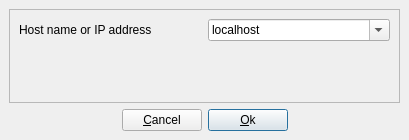
<ui version="4.0" >
 <class>ApfHostSelectDialog</class>
 <widget class="QDialog" name="ApfHostSelectDialog" >
  <property name="geometry" >
   <rect>
    <x>0</x>
    <y>0</y>
    <width>409</width>
    <height>140</height>
   </rect>
  </property>
  <property name="windowTitle" >
   <string>Host selection</string>
  </property>
  <property name="windowIcon" >
   <iconset>../../../../apf/general/generalResources/iconsAndGraphics/armadeusIcon_50x50.png</iconset>
  </property>
  <layout class="QGridLayout" >
   <property name="margin" >
    <number>9</number>
   </property>
   <property name="spacing" >
    <number>6</number>
   </property>
   <item row="1" column="0" >
    <layout class="QHBoxLayout" >
     <property name="margin" >
      <number>0</number>
     </property>
     <property name="spacing" >
      <number>6</number>
     </property>
     <item>
      <spacer>
       <property name="orientation" >
        <enum>Qt::Horizontal</enum>
       </property>
       <property name="sizeHint" >
        <size>
         <width>40</width>
         <height>20</height>
        </size>
       </property>
      </spacer>
     </item>
     <item>
      <widget class="QPushButton" name="cancelButton" >
       <property name="text" >
        <string>&amp;Cancel</string>
       </property>
      </widget>
     </item>
     <item>
      <widget class="QPushButton" name="okButton" >
       <property name="text" >
        <string>&amp;Ok</string>
       </property>
       <property name="default" >
        <bool>true</bool>
       </property>
      </widget>
     </item>
     <item>
      <spacer>
       <property name="orientation" >
        <enum>Qt::Horizontal</enum>
       </property>
       <property name="sizeHint" >
        <size>
         <width>40</width>
         <height>20</height>
        </size>
       </property>
      </spacer>
     </item>
    </layout>
   </item>
   <item row="0" column="0" >
    <widget class="QFrame" name="frame" >
     <property name="frameShape" >
      <enum>QFrame::StyledPanel</enum>
     </property>
     <property name="frameShadow" >
      <enum>QFrame::Raised</enum>
     </property>
     <layout class="QGridLayout" >
      <property name="margin" >
       <number>9</number>
      </property>
      <property name="spacing" >
       <number>6</number>
      </property>
      <item row="1" column="0" >
       <spacer>
        <property name="orientation" >
         <enum>Qt::Vertical</enum>
        </property>
        <property name="sizeHint" >
         <size>
          <width>297</width>
          <height>10</height>
         </size>
        </property>
       </spacer>
      </item>
      <item row="0" column="0" >
       <layout class="QHBoxLayout" >
        <property name="margin" >
         <number>0</number>
        </property>
        <property name="spacing" >
         <number>6</number>
        </property>
        <item>
         <widget class="QLabel" name="label" >
          <property name="text" >
           <string>Host name or IP address</string>
          </property>
         </widget>
        </item>
        <item>
         <widget class="QComboBox" name="hostNameComboBox" >
          <property name="editable" >
           <bool>true</bool>
          </property>
          <item>
           <property name="text" >
            <string>localhost</string>
           </property>
          </item>
          <item>
           <property name="text" >
            <string>192.168.2.30</string>
           </property>
          </item>
         </widget>
        </item>
       </layout>
      </item>
     </layout>
    </widget>
   </item>
  </layout>
 </widget>
 <resources/>
 <connections/>
</ui>
